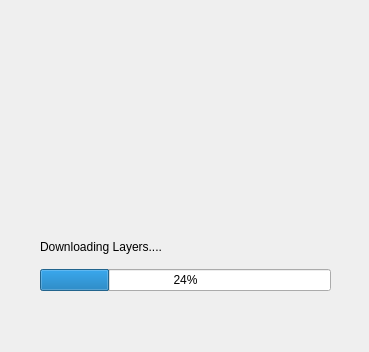
<?xml version="1.0" encoding="UTF-8"?>
<ui version="4.0">
 <class>Dialog</class>
 <widget class="QDialog" name="Dialog">
  <property name="enabled">
   <bool>true</bool>
  </property>
  <property name="geometry">
   <rect>
    <x>0</x>
    <y>0</y>
    <width>369</width>
    <height>352</height>
   </rect>
  </property>
  <property name="contextMenuPolicy">
   <enum>Qt::NoContextMenu</enum>
  </property>
  <property name="windowTitle">
   <string notr="true">OS</string>
  </property>
  <property name="windowIcon">
   <iconset resource="img.qrc">
    <normaloff>:/img/yocto-project-176x176.png</normaloff>:/img/yocto-project-176x176.png</iconset>
  </property>
  <widget class="QWidget" name="gridLayoutWidget">
   <property name="geometry">
    <rect>
     <x>40</x>
     <y>230</y>
     <width>291</width>
     <height>61</height>
    </rect>
   </property>
   <layout class="QGridLayout" name="gridLayout">
    <item row="5" column="0">
     <widget class="QProgressBar" name="progressBar">
      <property name="value">
       <number>24</number>
      </property>
     </widget>
    </item>
    <item row="2" column="0">
     <widget class="QLabel" name="label">
      <property name="text">
       <string>Downloading Layers....</string>
      </property>
     </widget>
    </item>
   </layout>
  </widget>
  <widget class="QLabel" name="label_2">
   <property name="geometry">
    <rect>
     <x>100</x>
     <y>50</y>
     <width>181</width>
     <height>176</height>
    </rect>
   </property>
   <property name="text">
    <string/>
   </property>
   <property name="pixmap">
    <pixmap resource="img.qrc">:/img/yocto-project-176x176.png</pixmap>
   </property>
  </widget>
  <widget class="QLabel" name="label_3">
   <property name="geometry">
    <rect>
     <x>40</x>
     <y>290</y>
     <width>291</width>
     <height>51</height>
    </rect>
   </property>
   <property name="text">
    <string/>
   </property>
  </widget>
 </widget>
 <resources>
  <include location="img.qrc"/>
 </resources>
 <connections/>
</ui>
